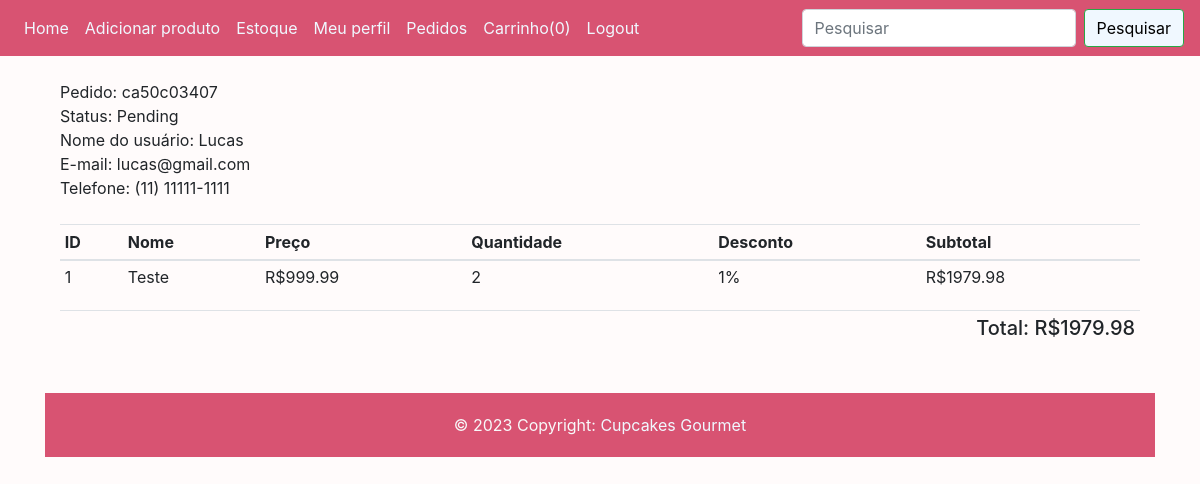
/orders/5f123b1c00 (signed in), run on an earlier commit of the app's database.
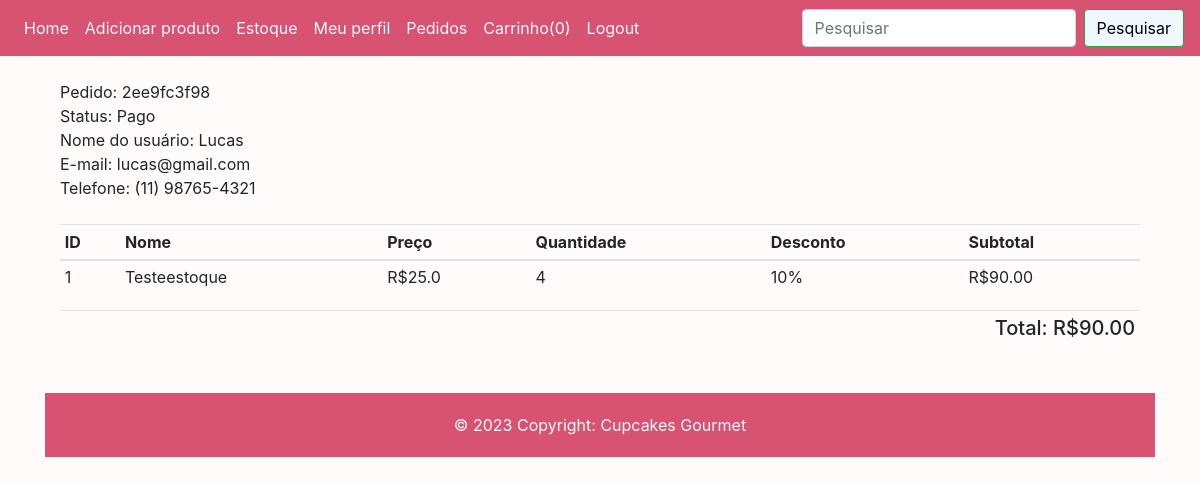
And on a later commit of the database.
### website/models.py (models this page shows, shortened)
class Order(db.Model):
    id = db.Column(db.Integer, primary_key=True)
    total = db.Column(db.String(20), unique=True, nullable=False) # Identificação do pedido(invoice).
    status = db.Column(db.String(20), default='Pendente', nullable=False)
    userId = db.Column(db.Integer, unique=False, nullable=False)
    date = db.Column(db.DateTime(timezone = True), default=func.now(), nullable=False)
    orders = db.Column(JsonEcodeDict)
    user_id = db.Column(db.Integer, db.ForeignKey('user.id'))

class User(db.Model, UserMixin):
    id = db.Column(db.Integer, primary_key=True)
    firstName = db.Column(db.String(100))
    cpf = db.Column(db.Integer, unique=True)
    phone = db.Column(db.Integer)
    email = db.Column(db.String(100), unique=True)
    password = db.Column(db.String(20))
    notes = db.relationship('Order')

### website/auth.py (the view)
@auth.route('/orders/<total>') # pagina do pedido
@login_required # Decorador que só vai permitir acesso ao logout caso o usuário estiver logado.
def orders(total):
    if current_user.is_authenticated:
        totalDoPedido = 0
        subtotal = 0
        customer_id = current_user.id
        customer = User.query.filter_by(id=customer_id).first()
        orders = Order.query.filter_by(userId=customer_id).order_by(Order.id.desc()).first() # Aqui ele sempre vai pegar o ultimo total"identificação do pedido"
        for _key, product in orders.orders.items():
            subtotal += float(product['price']) * int(product['quantity'])
            discount = subtotal * (product['discount']/100)
            subtotal -= discount
            totalDoPedido += float("%.2f" % (subtotal))
            discount = 0
            subtotal = 0
        somaTotal = ("%.2f" % float((totalDoPedido)))
    else:
        return redirect(url_for('auth.home'))
    return render_template('/order.html', user=current_user, total=total, subtotal=subtotal, somaTotal=somaTotal, customer=customer, orders=orders)

### website/models.py (called while the page is built)
    def process_result_value(self, value, dialect):
        if value is None:
            return {}
        else:
            return json.loads(value)

### website/templates/order.html (shortened to what this page needs)
{% extends "base.html" %} {% block title %}Pedidos{% endblock %} {% block content%}
<div class="container mt-4">
    <div class="row">
        <div class="col-md-12">
            Pedido: {{orders.total}}
            <br>
            Status: {{orders.status}}
            <br>
            Nome do usuário: {{customer.firstName}}
            <br>
            E-mail: {{customer.email}}
            <br>
            Telefone: {{customer.phone}}
            <br>
            <br>
        <table class="table table-sm">
            <thead>
                <th>ID</th>
                <th>Nome</th>
                <th>Preço</th>
                <th>Quantidade</th>
                <th>Desconto</th>
                <th>Subtotal</th>
            </thead>
            <tbody>
                {% for key, product in orders.orders.items() %}
                {% set discount = product.discount/100 %}
                <tr>
                    <td>{{loop.index}}</td>
                    <td>{{product.name}}</td>
                    <td>R${{product.price}}</td>
                    <td>{{product.quantity}}</td>
                    {% if product.discount > 0 %}
                    <td>{{product.discount}}%</td>
                    {% else %}
                    <td></td>
                    {% endif %}
                    {% set subtotal = product.quantity|int * product.price|float %}
                    <td>R${{"%0.2f"|format((subtotal|float) - (subtotal|float * discount|float))}}</td>
                {% endfor %}
            </tbody>
        </table>
        <table class="table table-sm">
            <tr>
                <td>
                </td>
                <td><h5 style="float: right;">Total: R${{"%0.2f"|format(somaTotal|float)}}</h5></td>
            </tr>
        </table>
      </div>
   </div>
</div>
<br />
<footer class="text-light">
    <div class="text-center" style="background-color: #d85372; padding: 20px;" >
      &copy 2023 Copyright: <a href="#" style="color: aliceblue;">Cupcakes Gourmet</a>
    </div>
</footer>
{% endblock %}

What changed in the data, as far as the page shows it:
no longer on this page (row unchanged): Order: total "ca50c03407", status "Pending"
added Order: total "2ee9fc3f98", status "Pago"
changed User "Lucas": phone "(11) 11111-1111" → "(11) 98765-4321"
Also different on the page:
{{ "%0.2f"|format(somaTotal|float) }}: "1979.98" → "90.00"
new list line: "1 Testeestoque R$ 25.0 4 10 % R$ 90.00"
list line gone: "1 Teste R$ 999.99 2 1 % R$ 1979.98"
